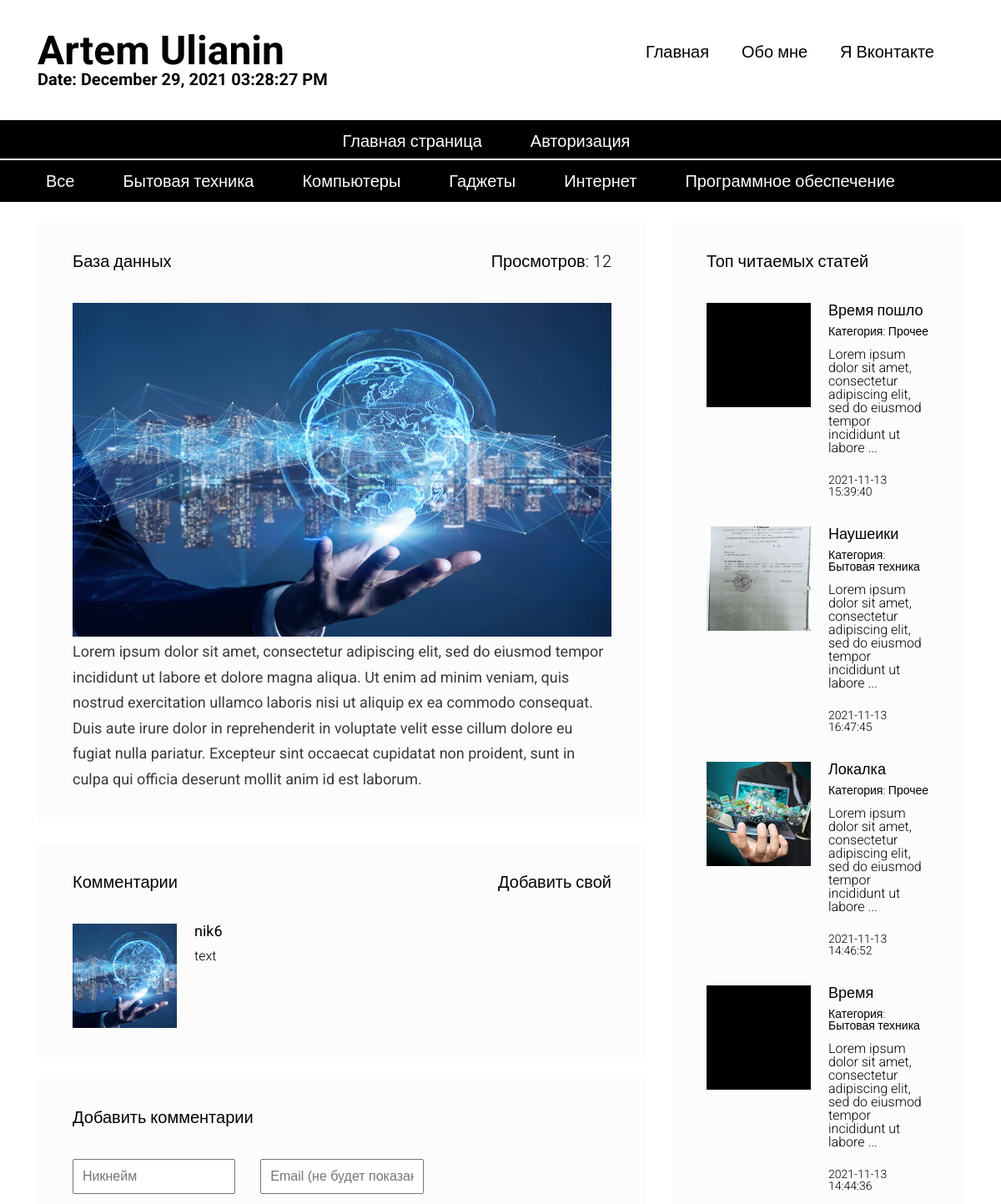
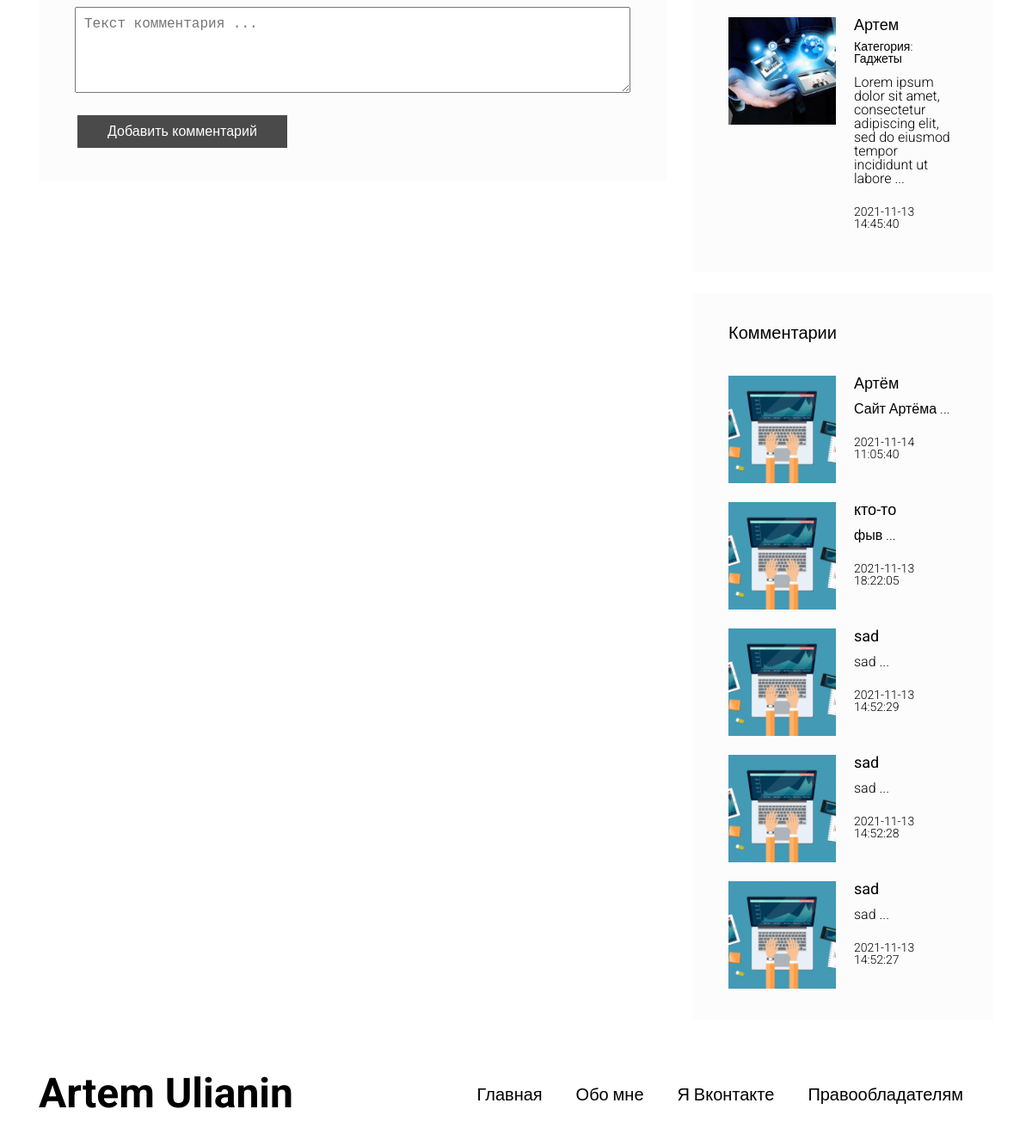
The app's page /article.php?id=5 with its own data (2 pictures, top to bottom).
### tables this page shows
CREATE TABLE `articles_categories` (
  `id` int(11) NOT NULL,
  `title` varchar(100) NOT NULL
);

CREATE TABLE `articles` (
  `id` int(11) NOT NULL,
  `title` varchar(255) NOT NULL,
  `image` varchar(255) NOT NULL,
  `text` text NOT NULL,
  `categorie_id` int(11) NOT NULL,
  `pubdate` timestamp NOT NULL DEFAULT current_timestamp(),
  `views` int(11) NOT NULL
);

CREATE TABLE `comments` (
  `id` int(11) NOT NULL,
  `nickname` varchar(100) NOT NULL,
  `email` varchar(255) NOT NULL,
  `text` text NOT NULL,
  `pubdate` timestamp NOT NULL DEFAULT current_timestamp(),
  `articles_id` int(11) NOT NULL
);

### includes/config.php (called while the page is built, shortened)
<?php
$config = array(
    'title' => 'Artem Ulianin',
     'db' => array(
        'server' => 'localhost',
        'username' => 'c917632p_wp1',
        'password' => '1Nw8fWe9yuq9c14',
        'name' => 'c917632p_wp1'
    )
);
?>

### article.php (the view, shortened to what this page needs)
<?php
require 'includes/config.php';
?>
<!DOCTYPE html>
<html lang="en">
<head>
    <link rel="stylesheet" type="text/css" href="media/assets/bootstrap-grid-only/css/grid12.css">
    <link rel="stylesheet" type="text/css" href="media/css/style.css">
</head>
<body>
    <div id="wrapper">
        <?php include 'includes/header.php'; ?>
        <?php
        $article = $mysql->query("SELECT * FROM `articles` WHERE `id` = " . (int) $_GET['id']);
        if ($article->num_rows <= 0) {
        ?>
            <div id="content">
                <div class="container">
                    <div class="row">
                        <section class="content__left col-md-8">
                            <div class="block">
                                <h3>Пустая страница</h3>
                            </div>
                        </section>
                        <section class="content__right col-md-4">
                            <?php include 'includes/sidebar.php'; ?>
                        </section>
                    </div>
                </div>
            </div>
        <?php
        } else {
            $art = $article->fetch_assoc();
            $mysql->query("UPDATE `articles` SET `views` = `views` + 1 WHERE `id` = " . (int) $_GET['id']);
        ?>
            <div id="content">
                <div class="container">
                    <div class="row">
                        <section class="content__left col-md-8">
                            <div class="block">
                                <a><?php echo 'Просмотров: ' . $art['views']; ?></a>
                                <h3><?php echo $art['title']; ?></h3>
                                <div class="block__content">
                                    <img style="width:100%" src="admin/static/images/<?php echo $art['image']; ?>">
                                    <div class="full-text"><?php echo $art['text']; ?></div>
                                </div>
                            </div>
                            <div class="block">
                                <a href="#comment-add-form">Добавить свой</a>
                                <h3>Комментарии</h3>
                                <div class="block__content">
                                    <div class="articles articles__vertical">
                                        <?php
                                            $comments = $mysql->query("SELECT * FROM `comments` WHERE `articles_id` = " . (int) $art['id'] . " ORDER BY `id` DESC");
                                            while ($comment = $comments->fetch_assoc()) { ?>
                                            <article class="article">
                                                <div class="article__image" style="background-image: url(admin/static/images/<?php echo $art['image']; ?>);"></div>
                                                <div class="article__info">
                                                    <a href="article.php?id=<?php echo $comment['articles_id']; ?>"><?php echo $comment['nickname']; ?></a>
                                                    <div class="article__info__preview"><?php echo $comment['text']; ?></div>
                                                </div>
                                            </article>
                                        <?php
                                            }
                                        ?>
                                    </div>
                                </div>
                            </div>
                            <div id="comment-add-form" class="block">
                               <?php include 'includes/comment_add.php'; ?>
                            </div>
                        </section>
                        <section class="content__right col-md-4">
                            <?php include 'includes/sidebar.php'; ?>
                        </section>
                    </div>
                </div>
            </div>
        <?php
        }
        ?>
        <?php include 'includes/footer.php' ?>
    </div>
</body>
</html>

### includes/header.php
<header id="header">
    <div class="header__top">
        <div class="container">
            <div class="header__top__logo">
                <h1><?php echo $config['title']; ?></h1>
                <h3>Date: <?php echo date("F d, Y h:i:s A"); ?></h3>
            </div>
            <nav class="header__top__menu">
                <ul>
                    <li><a href="./index.php">Главная</a></li>
                    <li><a href="#">Обо мне</a></li>
                    <li><a href="#">Я Вконтакте</a></li>
                </ul>
            </nav>
        </div>
    </div>
    <div class="header__bottom" style="text-align: center; border-top: 2px solid white; border-bottom: 2px solid white;">
        <div class="container">
            <nav>
                <ul>
                <?php
                    if( isset($_SESSION['logged_user']) )
                    {
                    ?>
                    <li><a href="../admin/index.php">Главная страница</a></li>
                    <li><a href="../admin/index.php">Административный интерфейс</a></li>
                    <li><a href="../authorization/logout.php">Выйти</a></li>
                    <?php } else { ?>
                        <li><a href="index.php">Главная страница</a></li>
                        <li><a href="authorization/login.php">Авторизация</a></li>
                   <?php }
                ?>
                </ul>
            </nav>
        </div>
    </div>
    <?php
        $categories_q = $mysql->query("SELECT * FROM `articles_categories`");
        $categories = array();
        while( $categ = $categories_q->fetch_assoc() )
        {
            $categories[] = $categ;
        }
    ?>
    <div class="header__bottom">
        <div class="container">
            <nav>
                <ul>
                <?php if( isset($_SESSION['logged_user']) )
                    { ?>
                    <li><a href="index.php">Все</a></li>
                    <?php
                      foreach( $categories as $categ)
                      {
                        ?>
                        <li><a href="../admin/articles_categorie_admin.php?categorie_id=<?php echo $categ['id']; ?>"><?php echo $categ['title']; ?></a></li>
                        <?php
                      }
                    ?>
                    <?php } else { ?>
                    <li><a href="articles.php">Все</a></li>
                    <?php
                      foreach( $categories as $categ)
                      {
                        ?>
                        <li><a href="articles_categorie.php?categorie_id=<?php echo $categ['id']; ?>"><?php echo $categ['title']; ?></a></li>
                        <?php
                      }
                    ?>
                    <?php }
                    ?>
                </ul>
          </nav>
        </div>
    </div>
</header>

### includes/sidebar.php (shortened to what this page needs)
<?php if( isset($_SESSION['logged_user']) )
                      { ?>
                      <div style="margin-bottom: 600px;"></div>
                      <?php } else { ?>
<div class="block">
  <h3>Топ читаемых статей</h3>
  <div class="block__content">
    <div class="articles articles__vertical">
      <?php
        $articles = $mysql->query("SELECT * FROM `articles` ORDER BY `views` DESC LIMIT 5");
      ?>
      <?php
        while ($art = $articles->fetch_assoc()) {
      ?>
        <article class="article">
          <div class="article__image" style="background-image: url(admin/static/images/<?php echo $art['image']; ?>);"></div>
          <div class="article__info">
            <a href="article.php?id=<?php echo $art['id']; ?>"><?php echo $art['title']; ?></a>
            <div class="article__info__meta">
              <?php
                $art_categ = false;
                foreach ($categories as $categ) {
                  if ($categ['id'] == $art['categorie_id']) {
                    $art_categ = $categ;
                    break;
                  }
                }
              ?>
              <small>Категория: <a href="articles.php?categorie_id=<?php echo $art_categ['id']; ?>"><?php echo $art_categ['title']; ?></a></small>
            </div>
            <div class="article__info__preview"><?php echo mb_substr(strip_tags($art['text']), 0, 100) . ' ...' ?></div>
            <div class="article__info__meta">
              <br>
              <small><?php echo $art['pubdate']; ?></small>
            </div>
          </div>
        </article>
      <?php
      }
      ?>
    </div>
  </div>
</div>
<div class="block">
  <h3>Комментарии</h3>
  <div class="block__content">
    <div class="articles articles__vertical">
      <?php
        $comments = $mysql->query("SELECT * FROM `comments` ORDER BY `id` DESC LIMIT 5");
      ?>
      <?php
        while ($comment = $comments->fetch_assoc()) {
      ?>
        <article class="article">
          <div class="article__image" style="background-image: url(media/static/images/comment-sait.jpg); "></div>
          <div class="article__info">
            <a href="article.php?id=<?php echo $comment['articles_id']; ?>"><?php echo $comment['nickname']; ?></a>
            <div class="article__info__preview"><?php echo mb_substr(strip_tags($comment['text']), 0, 100) . ' ...' ?></div>
            <div class="article__info__meta">
              <br>
              <small><?php echo $comment['pubdate']; ?></small>
            </div>
          </div>
        </article>
      <?php
      }
      ?>
    </div>
  </div>
</div>
<?php } ?>

### media/css/style.css (style rules this page uses)
html, body, div, span, applet, object, iframe, h1, h2, h3, h4, h5, h6, p, blockquote, pre, a, abbr, acronym, address, big, cite, code, del, dfn, em, img, ins, kbd, q, s, samp, small, strike, strong, sub, sup, tt, var, b, u, i, center, dl, dt, dd, ol, ul, li, fieldset, form, label, legend, table, caption, tbody, tfoot, thead, tr, th, td, article, aside, canvas, details, embed, figure, figcaption, footer, header, hgroup, menu, nav, output, ruby, section, summary, time, mark, audio, video { margin: 0; padding: 0; border: 0; font-size: 100%; font: inherit; vertical-align: baseline; }
article, aside, details, figcaption, figure, footer, header, hgroup, menu, nav, section { display: block; }
body { line-height: 1; }
ol, ul { list-style: none; }
h1 { font-size: 48px; font-weight: bold; }
h3 { font-size: 20px; font-weight: bold; }
body { font-family: 'Roboto', sans-serif; }
#header { margin-bottom: 25px; }
#header .header__top { padding: 37px 0; }
#header .header__top .header__top__logo { float: left; }
#header .header__top .header__top__menu { padding-top: 15px; text-align: right; }
#header .header__top .header__top__menu ul > li { display: inline-block; margin-right: 35px; }
#header .header__top .header__top__menu ul > li > a { font-size: 20px; text-decoration: none; color: black; }
#header .header__bottom { height: 50px; background-color: black; line-height: 50px; }
#header .header__bottom nav ul > li { display: inline-block; margin-right: 34px; }
#header .header__bottom nav ul > li > a { color: white; font-size: 20px; text-decoration: none; padding: 3px 10px; }
.block { background-color: #fcfcfc; padding: 36px 42px; margin-bottom: 25px; }
.block > h3 { font-weight: normal; }
.block > a { float: right; font-size: 20px; color: black; text-decoration: none; font-weight: 300; }
.block .block__content { padding-top: 40px; }
.articles.articles__vertical .article { margin-bottom: 22px; }
.articles .article:last-child { margin-bottom: 0; }
.articles .article:after { visibility: hidden; display: block; font-size: 0; content: " "; clear: both; height: 0; }
.articles .article .article__image { width: 125px; height: 125px; overflow: hidden; background-color: black; float: left; background-repeat: no-repeat; background-size: cover; background-position: center center; }
.articles .article .article__info { margin-left: 125px; padding-left: 21px; }
.articles .article .article__info > a { color: black; font-size: 18px; font-weight: normal; text-decoration: none; }
.articles .article .article__info > .article__info__meta { font-size: 14px; font-weight: 300; margin-top: 9px; margin-bottom: 13px; }
.articles .article .article__info > .article__info__meta a { color: black; text-decoration: none; }
.articles .article .article__info > .article__info__preview { font-size: 16px; font-weight: 300; }
.full-text { font-size: 18px; color: #3a3a3a; line-height: 1.7em; }

### records on screen
articles_categories: title "Бытовая техника"
articles_categories: title "Компьютеры"
articles_categories: title "Гаджеты"
articles_categories: title "Интернет"
articles_categories: title "Программное обеспечение"
articles: views "12", title "База данных", image (picture), text "Lorem ipsum dolor sit amet, consectetur adipiscing elit, sed do eiusmod tempor incididunt ut labore et dolore magna aliqua. Ut enim ad minim veniam, quis nostrud exercitation ullamco laboris nisi ut aliquip ex ea commodo consequat. Duis aute irure dolor in reprehenderit in voluptate velit esse cillum dolore eu fugiat nulla pariatur. Excepteur sint occaecat cupidatat non proident, sunt in culpa qui officia deserunt mollit anim id est laborum."
comments: articles.image (picture), nickname "nik6", text "text"
articles: title "Время пошло", text "Lorem ipsum dolor sit amet, consectetur adipiscing elit, sed do eiusmod tempor incididunt ut labore", pubdate "2021-11-13 15:39:40"
articles_categories: title "Прочее"
articles: image (picture), title "Наушеики", text "Lorem ipsum dolor sit amet, consectetur adipiscing elit, sed do eiusmod tempor incididunt ut labore", pubdate "2021-11-13 16:47:45"
articles: image (picture), title "Локалка", text "Lorem ipsum dolor sit amet, consectetur adipiscing elit, sed do eiusmod tempor incididunt ut labore", pubdate "2021-11-13 14:46:52"
articles: title "Время", text "Lorem ipsum dolor sit amet, consectetur adipiscing elit, sed do eiusmod tempor incididunt ut labore", pubdate "2021-11-13 14:44:36"
articles: image (picture), title "Артем", text "Lorem ipsum dolor sit amet, consectetur adipiscing elit, sed do eiusmod tempor incididunt ut labore", pubdate "2021-11-13 14:45:40"
comments: nickname "Артём", text "Сайт Артёма", pubdate "2021-11-14 11:05:40"
comments: nickname "кто-то", text "фыв", pubdate "2021-11-13 18:22:05"
comments: nickname "sad", text "sad", pubdate "2021-11-13 14:52:29"
comments: nickname "sad", text "sad", pubdate "2021-11-13 14:52:28"
comments: nickname "sad", text "sad", pubdate "2021-11-13 14:52:27"

### other values on screen
$config['title'] "Artem Ulianin"
